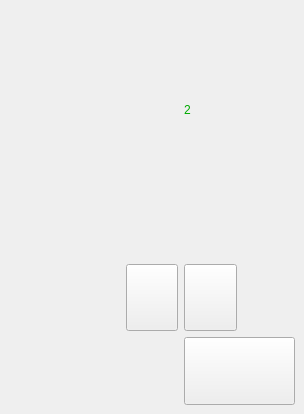
<?xml version="1.0" encoding="UTF-8"?>
<ui version="4.0">
 <class>zhyldam2</class>
 <widget class="QMainWindow" name="zhyldam2">
  <property name="geometry">
   <rect>
    <x>0</x>
    <y>0</y>
    <width>304</width>
    <height>414</height>
   </rect>
  </property>
  <property name="windowTitle">
   <string>MainWindow</string>
  </property>
  <property name="styleSheet">
   <string notr="true">border-image: url(:/images/jyldamdyk/bala.png);</string>
  </property>
  <widget class="QWidget" name="centralwidget">
   <layout class="QGridLayout" name="gridLayout">
    <item row="0" column="3">
     <spacer name="verticalSpacer">
      <property name="orientation">
       <enum>Qt::Vertical</enum>
      </property>
      <property name="sizeType">
       <enum>QSizePolicy::Minimum</enum>
      </property>
      <property name="sizeHint" stdset="0">
       <size>
        <width>20</width>
        <height>67</height>
       </size>
      </property>
     </spacer>
    </item>
    <item row="1" column="0" colspan="3">
     <widget class="QLabel" name="label">
      <property name="sizePolicy">
       <sizepolicy hsizetype="Preferred" vsizetype="Preferred">
        <horstretch>0</horstretch>
        <verstretch>0</verstretch>
       </sizepolicy>
      </property>
      <property name="styleSheet">
       <string notr="true">border-image: url(:/images/about and points/text_score.png);
font: 75 14pt &quot;MS Shell Dlg 2&quot;;</string>
      </property>
      <property name="text">
       <string/>
      </property>
     </widget>
    </item>
    <item row="1" column="3">
     <widget class="QLabel" name="label_2">
      <property name="sizePolicy">
       <sizepolicy hsizetype="Preferred" vsizetype="Preferred">
        <horstretch>0</horstretch>
        <verstretch>0</verstretch>
       </sizepolicy>
      </property>
      <property name="styleSheet">
       <string notr="true">font: 75 20pt &quot;MS Shell Dlg 2&quot;;
color: rgb(0, 170, 0);
border-image: url(:/images/about and points/blank.png);</string>
      </property>
      <property name="text">
       <string>2</string>
      </property>
      <property name="alignment">
       <set>Qt::AlignLeading|Qt::AlignLeft|Qt::AlignVCenter</set>
      </property>
     </widget>
    </item>
    <item row="2" column="2">
     <spacer name="verticalSpacer_2">
      <property name="orientation">
       <enum>Qt::Vertical</enum>
      </property>
      <property name="sizeType">
       <enum>QSizePolicy::Fixed</enum>
      </property>
      <property name="sizeHint" stdset="0">
       <size>
        <width>20</width>
        <height>40</height>
       </size>
      </property>
     </spacer>
    </item>
    <item row="3" column="0">
     <spacer name="horizontalSpacer_2">
      <property name="orientation">
       <enum>Qt::Horizontal</enum>
      </property>
      <property name="sizeType">
       <enum>QSizePolicy::Minimum</enum>
      </property>
      <property name="sizeHint" stdset="0">
       <size>
        <width>49</width>
        <height>20</height>
       </size>
      </property>
     </spacer>
    </item>
    <item row="3" column="1">
     <spacer name="horizontalSpacer_3">
      <property name="orientation">
       <enum>Qt::Horizontal</enum>
      </property>
      <property name="sizeType">
       <enum>QSizePolicy::Minimum</enum>
      </property>
      <property name="sizeHint" stdset="0">
       <size>
        <width>50</width>
        <height>20</height>
       </size>
      </property>
     </spacer>
    </item>
    <item row="3" column="2" colspan="2">
     <widget class="QLabel" name="label_3">
      <property name="sizePolicy">
       <sizepolicy hsizetype="MinimumExpanding" vsizetype="Preferred">
        <horstretch>0</horstretch>
        <verstretch>0</verstretch>
       </sizepolicy>
      </property>
      <property name="styleSheet">
       <string notr="true">border-image: url(:/images/jyldamdyk/1/b1.png);</string>
      </property>
      <property name="text">
       <string/>
      </property>
     </widget>
    </item>
    <item row="3" column="4">
     <spacer name="horizontalSpacer">
      <property name="orientation">
       <enum>Qt::Horizontal</enum>
      </property>
      <property name="sizeType">
       <enum>QSizePolicy::Minimum</enum>
      </property>
      <property name="sizeHint" stdset="0">
       <size>
        <width>49</width>
        <height>20</height>
       </size>
      </property>
     </spacer>
    </item>
    <item row="4" column="2">
     <widget class="QPushButton" name="pushButton_ia">
      <property name="sizePolicy">
       <sizepolicy hsizetype="Minimum" vsizetype="Minimum">
        <horstretch>0</horstretch>
        <verstretch>0</verstretch>
       </sizepolicy>
      </property>
      <property name="styleSheet">
       <string notr="true">border-image: url(:/images/about and points/ia.png);</string>
      </property>
      <property name="text">
       <string/>
      </property>
     </widget>
    </item>
    <item row="4" column="3">
     <widget class="QPushButton" name="pushButton_jok">
      <property name="sizePolicy">
       <sizepolicy hsizetype="Minimum" vsizetype="Minimum">
        <horstretch>0</horstretch>
        <verstretch>0</verstretch>
       </sizepolicy>
      </property>
      <property name="styleSheet">
       <string notr="true">border-image: url(:/images/about and points/jok.png);</string>
      </property>
      <property name="text">
       <string/>
      </property>
     </widget>
    </item>
    <item row="5" column="2">
     <spacer name="verticalSpacer_3">
      <property name="orientation">
       <enum>Qt::Vertical</enum>
      </property>
      <property name="sizeType">
       <enum>QSizePolicy::Preferred</enum>
      </property>
      <property name="sizeHint" stdset="0">
       <size>
        <width>20</width>
        <height>60</height>
       </size>
      </property>
     </spacer>
    </item>
    <item row="5" column="3" colspan="2">
     <widget class="QPushButton" name="pushButton">
      <property name="sizePolicy">
       <sizepolicy hsizetype="Minimum" vsizetype="Preferred">
        <horstretch>0</horstretch>
        <verstretch>0</verstretch>
       </sizepolicy>
      </property>
      <property name="styleSheet">
       <string notr="true">border-image: url(:/e_b);
font: 75 20pt &quot;MS Shell Dlg 2&quot;;</string>
      </property>
      <property name="text">
       <string/>
      </property>
     </widget>
    </item>
    <item row="4" column="0">
     <spacer name="verticalSpacer_4">
      <property name="orientation">
       <enum>Qt::Vertical</enum>
      </property>
      <property name="sizeType">
       <enum>QSizePolicy::Minimum</enum>
      </property>
      <property name="sizeHint" stdset="0">
       <size>
        <width>20</width>
        <height>62</height>
       </size>
      </property>
     </spacer>
    </item>
   </layout>
  </widget>
 </widget>
 <resources/>
 <connections/>
</ui>
